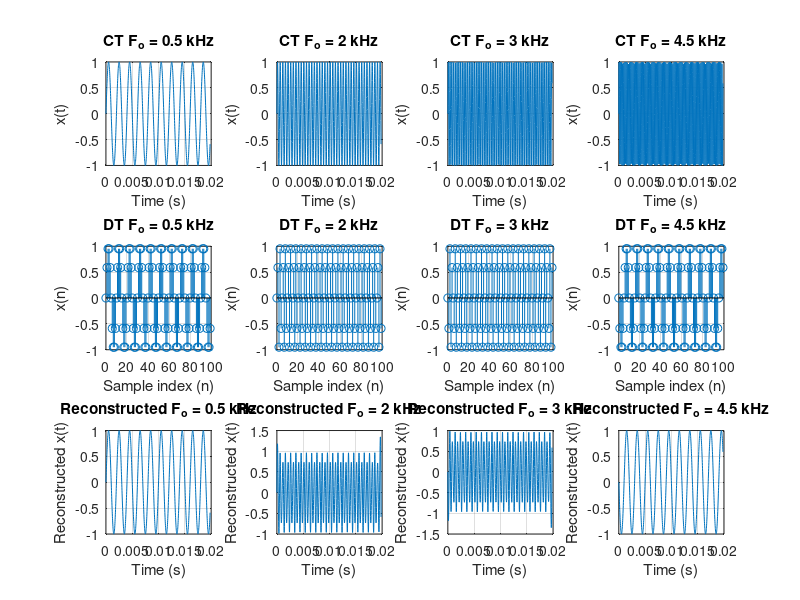

Reproduce this figure in MATLAB.
clear, clc;

Fs = 5000;  n = 0:99;   t = linspace(0, (n(end)/Fs), 1000);  
frequencies = [500, 2000, 3000, 4500];  
for i = 1:length(frequencies)
    Fo = frequencies(i);  
    % Continuous-time signal 
    x_cont = sin(2 * pi * Fo * t);  
    % Sampled discrete-time signal
    x_n = sin(2 * pi * Fo * (n/Fs)); 
    % Reconstruct the signal using spline interpolation
    X = spline(n, x_n, linspace(0, n(end), 1000));  
    
    % Plot original continuous signal
    subplot(3, 4, i);
    plot(t, x_cont)
    title(['CT F_o = ', num2str(Fo/1000), ' kHz']);
    xlabel('Time (s)'), ylabel('x(t)'), grid on;
    
    % Plot the discrete signal
    subplot(3, 4, i + 4);
    stem(n, x_n)
    title(['DT F_o = ', num2str(Fo/1000), ' kHz']);
    xlabel('Sample index (n)'), ylabel('x(n)'), grid on;
    
    % Plot the reconstructed signal
    subplot(3, 4, i + 8);
    plot(t, X)
    title(['Reconstructed F_o = ', num2str(Fo/1000), ' kHz']);
    xlabel('Time (s)'), ylabel('Reconstructed x(t)'), grid on;
end
